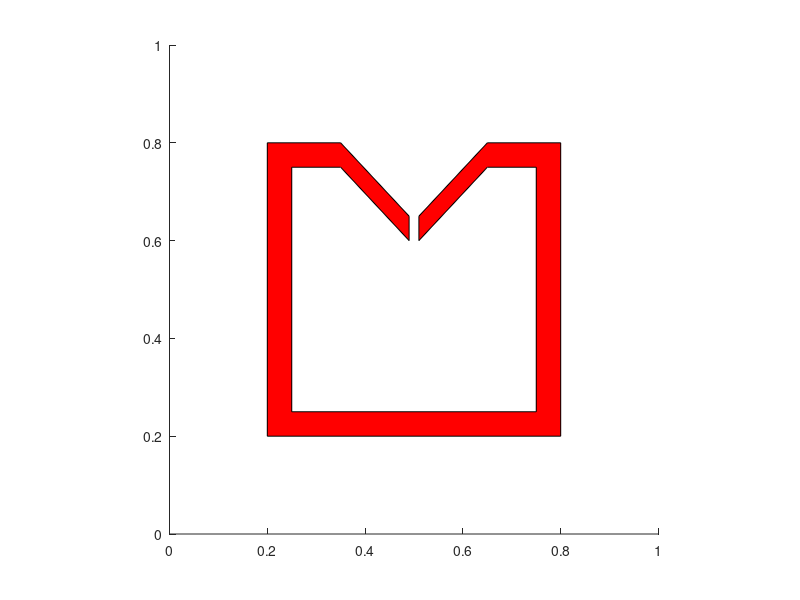

MATLAB code to generate this figure: (Note: this script raises an error after producing the figure.)
function rrt_bugtrap

close all;
bugtrap = [ .35 .8; .49 .65; .49 .60; .35 .75; .25 .75; .25 .25; ...
  .75 .25; .75 .75; .65 .75; .51 .60; .51 .65; .65 .8; .8 .8; .8 .2; ...
  .2 .2; .2 .8; .35 .8]';

patch(bugtrap(1,:),bugtrap(2,:),'r');
axis equal; 
axis([0 1 0 1]);
x_goal = [.1;.1];
x_start = [.3;.3];

prob = MotionPlanningProblem(2);
prob = addConstraint(prob,FunctionHandleConstraint(0,0,2,@(x)inpolygon(x(1),x(2),bugtrap(1,:),bugtrap(2,:))));

options.figure_num = gcf;
options.max_edge_length = .1;
options.max_length_between_constraint_checks = .01;
prob.rrt(x_start,x_goal,.05,@uniformSamples,options);

end


function xs = uniformSamples

xs = rand(2,1);

end
